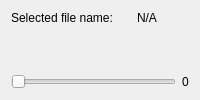
              <widget class="QWidget" name="tab_7">
               <attribute name="title">
                <string>Reconstructed Volume</string>
               </attribute>
               <layout class="QVBoxLayout" name="verticalLayout_17">
                <item>
                 <layout class="QHBoxLayout" name="horizontalLayout_18">
                  <item>
                   <widget class="QLabel" name="label_18">
                    <property name="minimumSize">
                     <size>
                      <width>120</width>
                      <height>0</height>
                     </size>
                    </property>
                    <property name="maximumSize">
                     <size>
                      <width>120</width>
                      <height>16777215</height>
                     </size>
                    </property>
                    <property name="text">
                     <string>Selected file name:</string>
                    </property>
                   </widget>
                  </item>
                  <item>
                   <widget class="QLabel" name="final_reconstructed_selected_file_name_label">
                    <property name="sizePolicy">
                     <sizepolicy hsizetype="Expanding" vsizetype="Preferred">
                      <horstretch>0</horstretch>
                      <verstretch>0</verstretch>
                     </sizepolicy>
                    </property>
                    <property name="text">
                     <string>N/A</string>
                    </property>
                   </widget>
                  </item>
                 </layout>
                </item>
                <item>
                 <widget class="QWidget" name="final_reconstructed_widget" native="true">
                  <property name="sizePolicy">
                   <sizepolicy hsizetype="Expanding" vsizetype="Expanding">
                    <horstretch>0</horstretch>
                    <verstretch>0</verstretch>
                   </sizepolicy>
                  </property>
                 </widget>
                </item>
                <item>
                 <layout class="QHBoxLayout" name="horizontalLayout_17">
                  <item>
                   <widget class="QSlider" name="final_reconstructed_slider">
                    <property name="orientation">
                     <enum>Qt::Horizontal</enum>
                    </property>
                   </widget>
                  </item>
                  <item>
                   <widget class="QLabel" name="final_reconstructed_label">
                    <property name="text">
                     <string>0</string>
                    </property>
                   </widget>
                  </item>
                 </layout>
                </item>
               </layout>
              </widget>
